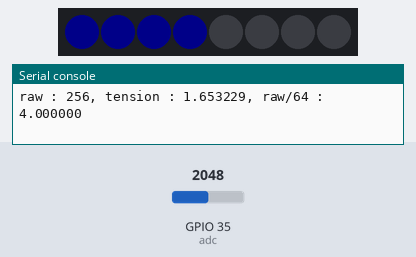
A program run on a simulated ESP32 board running MicroPython. On the bench: 8 RGB LEDs in strip order, left to right, the last lines printed to the serial console. The test bench sets the inputs (shaded band); at power-on: GPIO 35 (adc) = 2048 (analog values on the 0–4095 scale). Dim RGB values are drawn brighter than linear.

Above: at 1.2 s.
1.3 s: GPIO 35 (adc) set to 0
At 2.0 s:
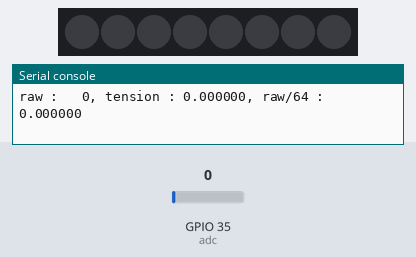
2.8 s: GPIO 35 (adc) set to 3603
At 3.8 s:
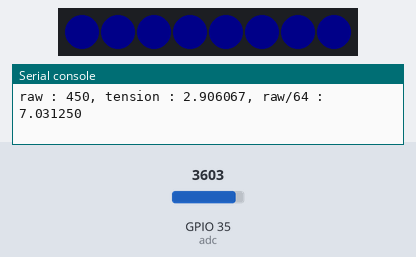
4.3 s: GPIO 35 (adc) set to 3546
At 5.5 s:
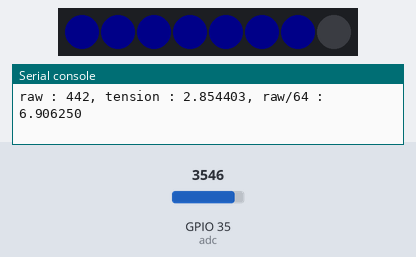
5.8 s: GPIO 35 (adc) set to 491
At 6.2 s:
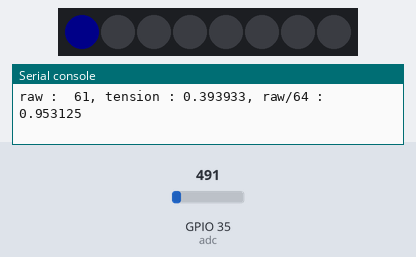
7.3 s: GPIO 35 (adc) set to 4095
At 7.9 s:
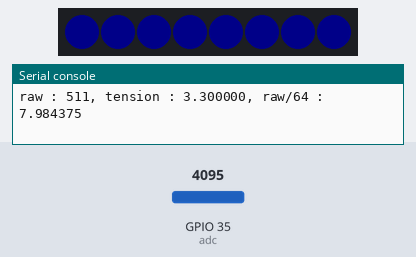
Timing chart, 0 to 9.8 s (numbered marks = the images above; inputs shaded):
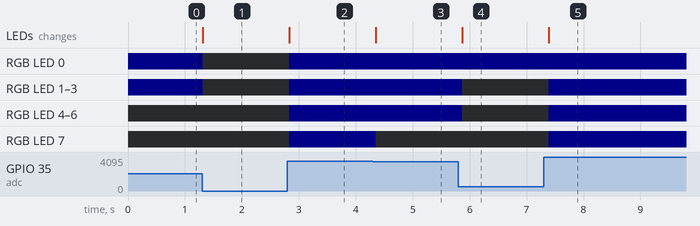

The program:

entree-analogique-neopixel.py
```python
from machine import Pin, ADC
from time import sleep
from machine import Pin
from neopixel import NeoPixel

adc = ADC(Pin(35))        # cree l'objet ADC
adc.atten(ADC.ATTN_11DB)  # set 11dB input attenuation (range 0.0v - 3.6v)
adc.width(ADC.WIDTH_9BIT) # set 9 bit return values (returned range 0-511)
np = NeoPixel(Pin(26), 8)

for x in range(100):      # boucle pendant 10 s
    raw = adc.read()
    print("raw : {0:3d}, tension : {1:f}, raw/64 : {2:f}".
          format(raw, raw * 3.3 / 511, raw/64))
    for led in range(8):
        np[led]=(0, 0, 10*(raw/64 > led))  # allume 0-8 leds du neopixel
    np.write()
    sleep(.1)
```

Measured:
- the behaviour switches between 3595 and 3594 on GPIO 35 (adc) (found by bisection; images 2 and 3)
- after the input at 1.3 s, RGB LED 0–3: RGB(0, 0, 10) → off at once; the LEDs: change at once (image 1)
- after the input at 2.8 s, RGB LED 0–7: off → RGB(0, 0, 10) at once; the LEDs: change at once (image 2)
- after the input at 4.3 s, RGB LED 7: RGB(0, 0, 10) → off after 0.05 s; the LEDs: change after 0.05 s (image 3)
- after the input at 5.8 s, RGB LED 1–6: RGB(0, 0, 10) → off after 0.07 s; the LEDs: change after 0.07 s (image 4)
- after the input at 7.3 s, RGB LED 1–7: off → RGB(0, 0, 10) after 0.09 s; the LEDs: change after 0.09 s (image 5)
